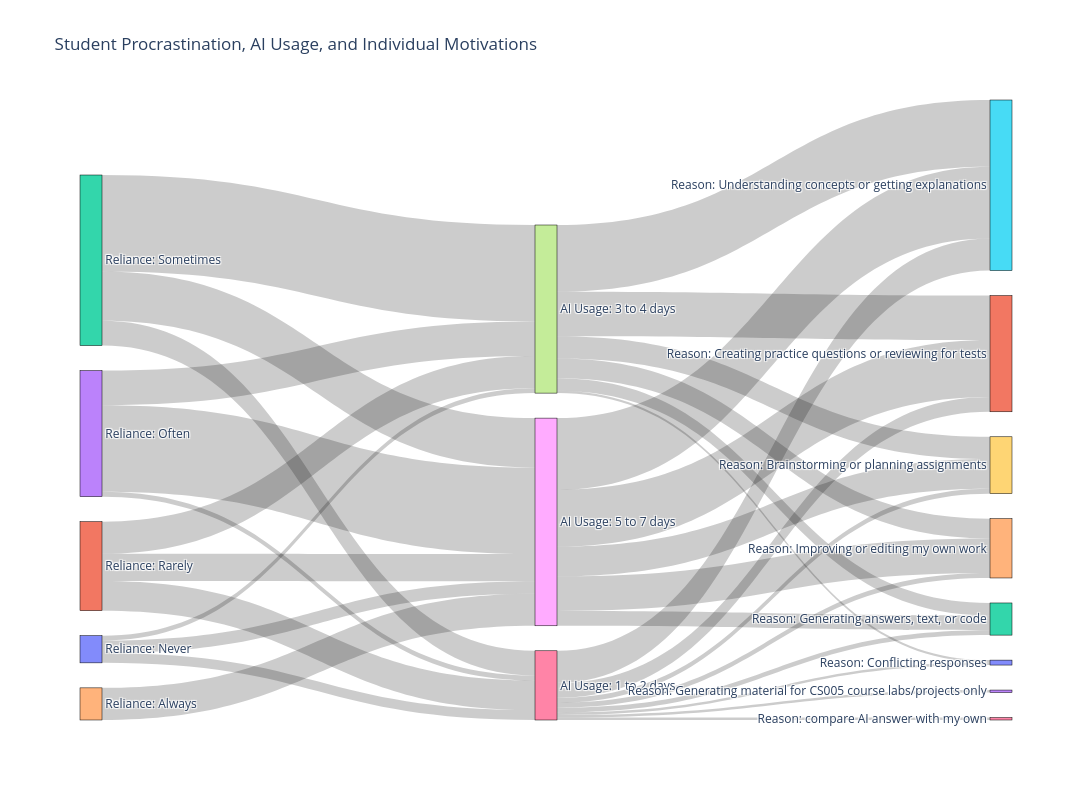

Notebook source saved alongside this figure:
### Markdown cell above
#### Plot

### Code cell
sankey_data = df_sankeyAnalysis_3[["reliance_after_procrastinating","ai_days","main_reason"]].copy()


sankey_data = sankey_data.dropna(subset=["reliance_after_procrastinating","ai_days","main_reason"]).copy()


def categorize_days(days):
    if days == 0:
        return "No AI use"
    elif days <= 2:
        return "1 to 2 days"
    elif days <= 4:
        return "3 to 4 days"
    else:
        return "5 to 7 days"

sankey_data["ai_usage"] = sankey_data["ai_days"].apply(categorize_days)


sankey_data["main_reason"] = (sankey_data["main_reason"].astype(str).str.replace(r"Generating answers,\s*text,\s*or code","Generating answers text or code",regex=True,case=False))


sankey_data["main_reason"] = (sankey_data["main_reason"].str.split(r"\s*,\s*"))

sankey_data = sankey_data.explode("main_reason")


sankey_data["main_reason"] = (sankey_data["main_reason"].str.replace("Generating answers text or code", "Generating answers, text, or code",regex=False).str.strip())


conflicts = (sankey_data["main_reason"].str.contains("Did not use AI",case=False,na=False) & (sankey_data["ai_days"] > 0))

print("Conflicting responses:", conflicts.sum())

sankey_data.loc[conflicts, "main_reason"] = "Conflicting responses"


print("Total respondent-reason paths:", len(sankey_data))
print("Unique students:", sankey_data.index.nunique())


reliance_categories = ["Never","Rarely","Sometimes","Often","Always"]

usage_categories = ["No AI use","1 to 2 days","3 to 4 days","5 to 7 days"]

reason_categories = sorted(sankey_data["main_reason"].unique())


nodes = (["Reliance: " + x for x in reliance_categories] + ["AI Usage: " + x for x in usage_categories] + ["Reason: " + x for x in reason_categories])

node_ids = {label: i for i, label in enumerate(nodes)}

sources = []
targets = []
values = []


def add_connections(source_col,target_col,source_prefix,target_prefix):
    grouped = (sankey_data.groupby([source_col, target_col]).size().reset_index(name="count"))

    for _, row in grouped.iterrows():
        source = source_prefix + str(row[source_col])
        target = target_prefix + str(row[target_col])
        sources.append(node_ids[source])
        targets.append(node_ids[target])
        values.append(row["count"])


add_connections("reliance_after_procrastinating","ai_usage","Reliance: ","AI Usage: ")


add_connections("ai_usage","main_reason","AI Usage: ","Reason: ")


fig = go.Figure(data=[go.Sankey(arrangement="snap",node=dict(pad=25,thickness=22,line=dict(color="black",width=0.5),label=nodes),link=dict(source=sources,target=targets,value=values))])

fig.update_layout(title_text="Student Procrastination, AI Usage, and Individual Motivations",font_size=12,height=800,width=1200)

fig.show()

### Figure 1 — Plotly figure (JSON) as saved in the notebook; plotly's stock layout.template omitted (floating-point values rounded to 4 significant figures)
{"data": [{"arrangement": "snap", "link": {"source": [4, 0, 0, 0, 3, 3, 3, 1, 1, 1, 2, 2, 2, 6, 6, 6, 6, 6, 6, 6, 6, 7, 7, 7, 7, 7, 7, 8, 8, 8, 8, 8], "target": [8, 6, 7, 8, 6, 7, 8, 6, 7, 8, 6, 7, 8, 9, 10, 11, 12, 13, 14, 15, 16, 9, 10, 11, 12, 14, 15, 9, 11, 12, 14, 15], "value": [13, 4, 2, 5, 2, 14, 35, 12, 13, 11, 10, 39, 20, 2, 1, 6, 2, 1, 2, 13, 1, 9, 1, 18, 5, 8, 27, 12, 23, 6, 14, 29]}, "node": {"label": ["Reliance: Never", "Reliance: Rarely", "Reliance: Sometimes", "Reliance: Often", "Reliance: Always", "AI Usage: No AI use", "AI Usage: 1 to 2 days", "AI Usage: 3 to 4 days", "AI Usage: 5 to 7 days", "Reason: Brainstorming or planning assignments", "Reason: Conflicting responses", "Reason: Creating practice questions or reviewing for tests", "Reason: Generating answers, text, or code", "Reason: Generating material for CS005 course labs/projects only", "Reason: Improving or editing my own work", "Reason: Understanding concepts or getting explanations", "Reason: compare AI answer with my own"], "line": {"color": "black", "width": 0.5}, "pad": 25, "thickness": 22}, "type": "sankey"}], "layout": {"font": {"size": 12}, "height": 800, "title": {"text": "Student Procrastination, AI Usage, and Individual Motivations"}, "width": 1200}}
